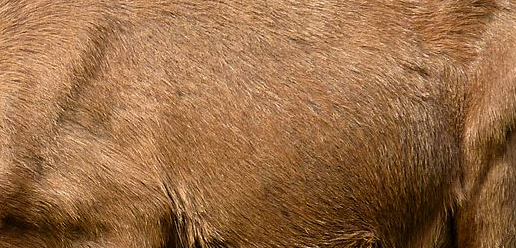
%> input picture Matlab/Input/imgs/{017B01FD-43E3-4DB1-A40E-D2C9F3F394FB}.png, 516 x 248 px; its folder holds 4 pictures in this run
$ octave base_colours.m   (GNU Octave 9; MATLAB toolbox functions it lacks are replaced by stand-ins)
%> lines starting %> are read from the running program, lines starting %| are printed output that depends on the picture

folder = 'imgs'; % Folder containing the images
file_list = dir(fullfile(folder, '*.png')); % List all JPG files in the folder
%%
RGB_cell = cell(numel(file_list), 1);
%%
for i = 1:numel(file_list)
    % Read the image
    filename = fullfile(folder, file_list(i).name);
    img = imread(filename);
%> img is the input picture: size 248x516x3 uint8; mean R, G, B 152.4, 107.8, 69.4

    % Extract RGB channels
    R = double(img(:, :, 1));
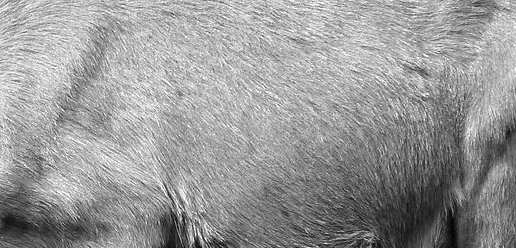
%> R: size 248x516 double; min 3, max 255, mean 152.4
    G = double(img(:, :, 2));
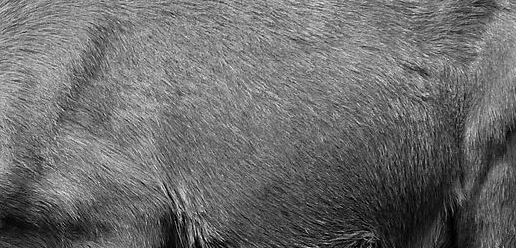
%> G: size 248x516 double; min 0, max 248, mean 107.8
    B = double(img(:, :, 3));
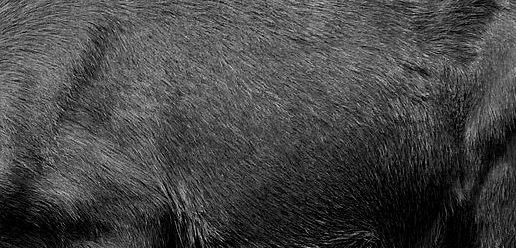
%> B: size 248x516 double; min 0, max 212, mean 69.4

    % Flatten the channels
    r_list = R(:);
    g_list = G(:);
    b_list = B(:);

    % Stack the lists horizontally
    RGB_cell{i} = horzcat(r_list, g_list, b_list);
end
%> pass 2 of the loop `for i = 1:numel(file_list)`:
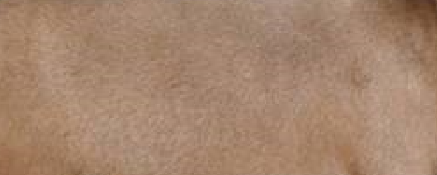
%> input picture Matlab/Input/imgs/{03283EE8-EA56-4E00-906C-23BF1C75604C}.png, 437 x 175 px
%> img is the input picture: size 175x437x3 uint8; mean R, G, B 165.2, 132.9, 109.8
%> R: size 175x437 double
%> `G = double(img(:, :, 2));`:
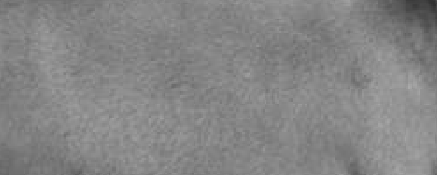
%> G: size 175x437 double; min 49, max 170, mean 132.9
%> `B = double(img(:, :, 3));`:
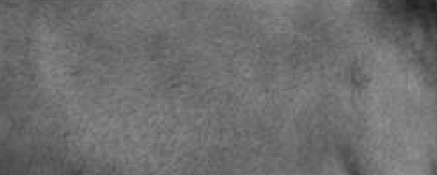
%> B: size 175x437 double; min 29, max 148, mean 109.8
%> pass 3 of the loop `for i = 1:numel(file_list)`:
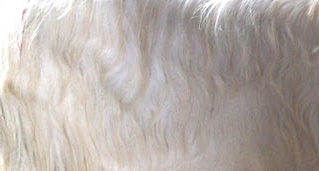
%> input picture Matlab/Input/imgs/{090AC7D7-4339-4F03-AEA9-C517B622F628}.png, 319 x 171 px
%> img is the input picture: size 171x319x3 uint8; mean R, G, B 181.8, 173.1, 168.2
%> `R = double(img(:, :, 1));`:
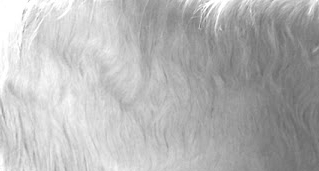
%> R: size 171x319 double; min 102, max 255, mean 181.8
%> G: size 171x319 double
%> `B = double(img(:, :, 3));`:
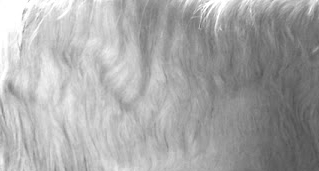
%> B: size 171x319 double; min 79, max 255, mean 168.2
%> the loop made 4 passes; the first 3 are shown
%%
RGB_stacked = vertcat(RGB_cell{:});

%% Generate Gaussian mixtires

numComponents = 3;  % Specify the desired number of components in the GMM
gmmModelBaseColours = fitgmdist(RGB_stacked, numComponents);

%% Create cluster index

clusterIndexBaseColours = cluster(gmmModelBaseColours, RGB_stacked);

%%
x = RGB_stacked(:,1); % x = R
y = RGB_stacked(:,2); % y = G
z = RGB_stacked(:,3); % x = B


% Create point sizes of 3 for scatterplot
size = 3 * ones(size(x,1), 1);


Scaled_RGB_stacked = RGB_stacked/255;

%% Visualisation of colour clusters

scatter3(x,y,z, size, clusterIndexBaseColours, 'filled')
%Rescaled_RGB   clusterIndexBaseColours  Scaled_RGB_stacked
xlabel('Red');
ylabel('Green');
zlabel('Blue');
xlim([0, 255]);
ylim([0, 255]);
zlim([0, 255]);
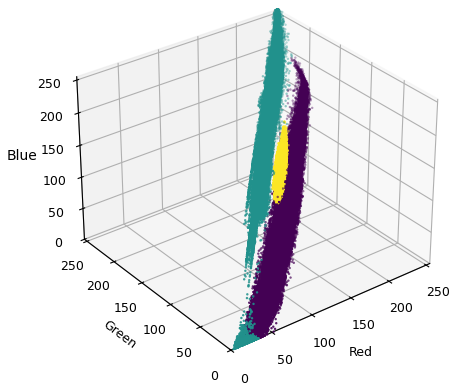
%> figure redrawn from the program's plot data
